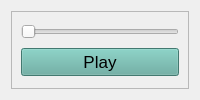
      <widget class="QWidget" name="tab_2">
       <attribute name="title">
        <string>Video</string>
       </attribute>
       <layout class="QGridLayout" name="gridLayout_5">
        <item row="0" column="0">
         <widget class="QFrame" name="frame_3">
          <property name="sizePolicy">
           <sizepolicy hsizetype="Preferred" vsizetype="Ignored">
            <horstretch>0</horstretch>
            <verstretch>0</verstretch>
           </sizepolicy>
          </property>
          <property name="minimumSize">
           <size>
            <width>157</width>
            <height>29</height>
           </size>
          </property>
          <property name="maximumSize">
           <size>
            <width>16777215</width>
            <height>16777215</height>
           </size>
          </property>
          <property name="font">
           <font>
            <pointsize>13</pointsize>
            <weight>50</weight>
            <bold>false</bold>
           </font>
          </property>
          <property name="layoutDirection">
           <enum>Qt::LeftToRight</enum>
          </property>
          <property name="styleSheet">
           <string notr="true">
</string>
          </property>
          <property name="frameShape">
           <enum>QFrame::StyledPanel</enum>
          </property>
          <property name="frameShadow">
           <enum>QFrame::Raised</enum>
          </property>
          <property name="lineWidth">
           <number>8</number>
          </property>
          <layout class="QVBoxLayout" name="verticalLayout">
           <item>
            <widget class="QSlider" name="h_slider">
             <property name="styleSheet">
              <string notr="true">color: #5EA99D;
</string>
             </property>
             <property name="orientation">
              <enum>Qt::Horizontal</enum>
             </property>
            </widget>
           </item>
           <item>
            <widget class="QPushButton" name="play_btn">
             <property name="styleSheet">
              <string notr="true">background-color: #5EA99D;

</string>
             </property>
             <property name="text">
              <string>Play</string>
             </property>
            </widget>
           </item>
          </layout>
         </widget>
        </item>
       </layout>
      </widget>
